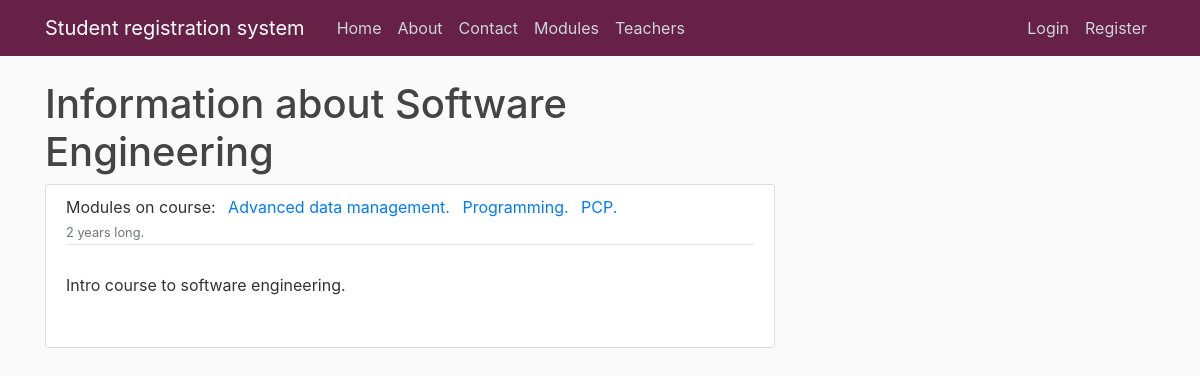
Before: /course/Software Engineering with the older database file.
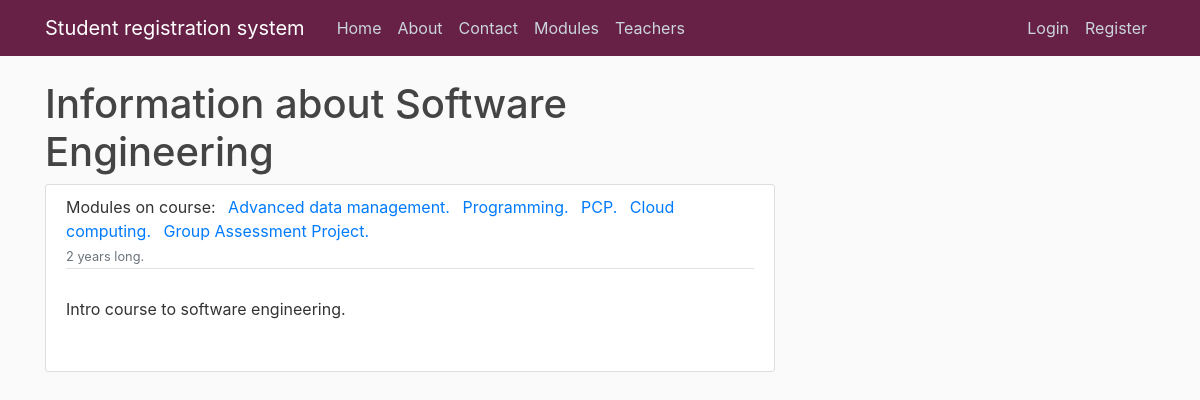
After: the same page with the newer database file.
### ModuleRegistrationSystem/models.py (models this page shows, shortened)
class Module(models.Model):
    name = models.CharField(max_length= 40)
    code = models.CharField(max_length= 4, primary_key= 'code')
    credit = models.IntegerField(choices= [(20, 20), (40, 40), (60, 60)])
    category = models.CharField(max_length= 20, choices= [('In-person', 'In person'), ('Online', 'Online')])
    description = models.TextField()
    availability = models.BooleanField(default=True)
    courses_Allowed_To_Register = models.ManyToManyField(Course)

### ModuleRegistrationSystem/views.py (the view)
# urls.py: path('course/<str:pk>', CourseDetailView.as_view(), name = 'course-detail'),
class CourseDetailView(DetailView):
        model = Course

### ModuleRegistrationSystem/models.py (called while the page is built)
    def __str__(self):
        return f'{self.name}'

### ModuleRegistrationSystem/templates/ModuleRegistrationSystem/course_detail.html (shortened to what this page needs)
{% extends "ModuleRegistrationSystem/base.html" %}
{% block content %}
<h1> Information about {{ object }} </h1>
    <article class="media content-section">
        <div class="media-body">
            <div class="article-metadata">
                <a class="mr-2">Modules on course:
                {% for module in object.module_set.all %}
                <a class="mr-2" href="{% url 'ModuleRegistrationSystem:module-detail' module.code %}">{{ module.name }}.</a>
                {% endfor %}
                <small class="text-muted">{{ object.duration }} long. </small>
            </div>
            <p class="article-content">{{ object.description }}</p></br>
        </div>
    </article>
{% endblock content %}

Changed rows visible on the page:
now on this page (row unchanged): Module: name "Cloud computing"
added Module: name "Group Assessment Project"
